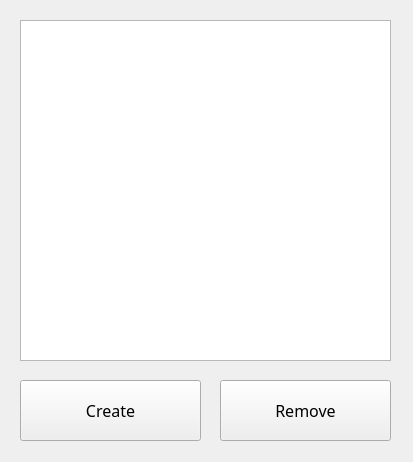
<?xml version="1.0" encoding="UTF-8"?>
<ui version="4.0">
 <class>List</class>
 <widget class="QWidget" name="List">
  <property name="geometry">
   <rect>
    <x>0</x>
    <y>0</y>
    <width>413</width>
    <height>462</height>
   </rect>
  </property>
  <property name="windowTitle">
   <string>Form</string>
  </property>
  <widget class="QListWidget" name="listWidget">
   <property name="geometry">
    <rect>
     <x>20</x>
     <y>20</y>
     <width>371</width>
     <height>341</height>
    </rect>
   </property>
   <property name="layoutDirection">
    <enum>Qt::LeftToRight</enum>
   </property>
   <property name="layoutMode">
    <enum>QListView::SinglePass</enum>
   </property>
   <property name="itemAlignment">
    <set>Qt::AlignHCenter</set>
   </property>
  </widget>
  <widget class="QPushButton" name="addButton">
   <property name="geometry">
    <rect>
     <x>20</x>
     <y>380</y>
     <width>181</width>
     <height>61</height>
    </rect>
   </property>
   <property name="font">
    <font>
     <family>Century Gothic</family>
     <pointsize>12</pointsize>
     <italic>false</italic>
     <bold>false</bold>
    </font>
   </property>
   <property name="layoutDirection">
    <enum>Qt::RightToLeft</enum>
   </property>
   <property name="text">
    <string> Create </string>
   </property>
   <property name="icon">
    <iconset resource="images.qrc">
     <normaloff>:/image/add.png</normaloff>:/image/add.png</iconset>
   </property>
  </widget>
  <widget class="QPushButton" name="removeButton">
   <property name="geometry">
    <rect>
     <x>220</x>
     <y>380</y>
     <width>171</width>
     <height>61</height>
    </rect>
   </property>
   <property name="font">
    <font>
     <family>Century Gothic</family>
     <pointsize>12</pointsize>
    </font>
   </property>
   <property name="layoutDirection">
    <enum>Qt::RightToLeft</enum>
   </property>
   <property name="locale">
    <locale language="Ukrainian" country="Ukraine"/>
   </property>
   <property name="text">
    <string> Remove </string>
   </property>
   <property name="icon">
    <iconset resource="images.qrc">
     <normaloff>:/image/remove.png</normaloff>:/image/remove.png</iconset>
   </property>
  </widget>
 </widget>
 <resources>
  <include location="images.qrc"/>
 </resources>
 <connections/>
</ui>
